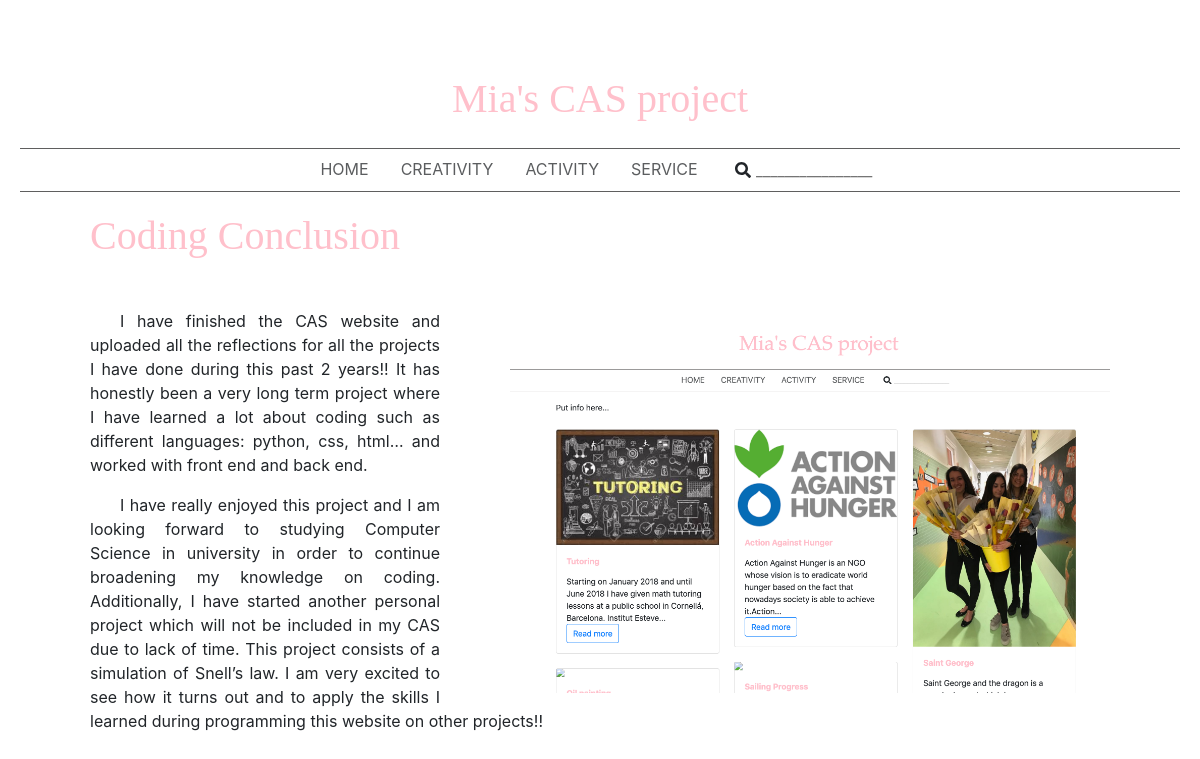
Screenshot of /post/20 with the database file from the repository.
### tables this page shows
CREATE TABLE "posts"(
	"post_id"       Integer NOT NULL PRIMARY KEY AUTOINCREMENT,
	"post_text"     Text NOT NULL,
	"post_img_name" Text NOT NULL,
	"post_title"    Text NOT NULL,
	"post_date"     Date );

CREATE TABLE "post_images"(
	"post_id"   Integer NOT NULL,
	"img_name"  Text NOT NULL,
	"img_order" Integer NOT NULL );

### application.py (the view)
@application.route('/post/<post_id>')
def post(post_id):
    conn_c = get_db_connection()
    conn_c.execute('SELECT * FROM posts WHERE post_id=?', (post_id,))
    post_info = conn_c.fetchone()
    conn_c.execute('SELECT * FROM post_images WHERE post_id=? ORDER BY img_order', (post_id,))
    imgs_info = conn_c.fetchall()
    num_imgs  = len(imgs_info)
    return render_template('post.html', post_text=post_info['post_text'],
                                        post_title=post_info['post_title'],
                                        post_date=post_info['post_date'],
                                        post_imgs=imgs_info,
                                        num_imgs=num_imgs)

### application.py (called while the page is built)
def get_db_connection():
    import sqlite3
    conn = sqlite3.connect('database.db')
    conn.row_factory = sqlite3.Row
    conn_c = conn.cursor()
    return conn_c

### templates/post.html (shortened to what this page needs)
{% extends "layout.html" %}
{% block content %}
  <h1 class="post_h1">{{ post_title }}</h1>
  <br/>
  <div id="carouselExampleIndicators" class="carousel slide" data-ride="carousel">
    <ol class="carousel-indicators">
      {% for i in range(num_imgs) %}
        <li data-target="#carouselExampleIndicators" data-slide-to="{{i}}" {% if i == 0 %}class="active"{% endif %}></li>
      {% endfor %}
    </ol>
    <div class="carousel-inner">
      {% for img in post_imgs %}
        <div class="carousel-item {% if loop.index == 1 %}active{% endif %}">
          <img class="d-block w-100" src="../static/img/{{img['img_name']}}">
        </div>
      {% endfor %}
    </div>
  </div>
  <div class="post_p">{{ post_text|safe }}</div>
{% endblock %}

### static/css/main.css (style rules this page uses)
h1 { font-family: "Palatino Linotype", "Book Antiqua", Palatino, serif; color: pink; margin-bottom: 25px; }
img { opacity: 1; object-fit: contain; }
.post_p { text-align: justify; margin-left: 70px; margin-right: 70px; }
.post_p p { text-indent: 30px; }
.post_h1 { margin-left: 70px; margin-right: 70px; }
#carouselExampleIndicators { float: right; width: 600px; margin-left: 70px; margin-right: 70px; }

### rows the page displays
posts: post_title "Coding Conclusion", post_text "I have finished the CAS website and uploaded all the reflections for all the projects I have done during this past 2 years!! It has honestly been a very long term project where I have learned a lot about coding such as different languages: python, css, html… and worked with front end and back end. I have really enjoyed this project and I am looking forward to studying Computer Science in university in order to continue broadening my knowledge on coding. Additionally, I have started another personal project which will not be included in my CAS due to lack of time. This project consists of a simulation of Snell’s law. I am very excited to see how it turns out and to apply the skills I learned…"
post_images: img_name (picture)
